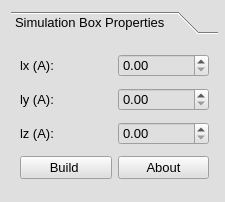
<?xml version="1.0" encoding="UTF-8"?>
<ui version="4.0">
 <class>Form_graphene</class>
 <widget class="QWidget" name="Form_graphene">
  <property name="geometry">
   <rect>
    <x>0</x>
    <y>0</y>
    <width>225</width>
    <height>202</height>
   </rect>
  </property>
  <property name="minimumSize">
   <size>
    <width>225</width>
    <height>202</height>
   </size>
  </property>
  <property name="maximumSize">
   <size>
    <width>225</width>
    <height>202</height>
   </size>
  </property>
  <property name="font">
   <font>
    <stylestrategy>NoAntialias</stylestrategy>
   </font>
  </property>
  <property name="windowTitle">
   <string>Form</string>
  </property>
  <property name="styleSheet">
   <string notr="true">background-color: rgb(223, 223, 223);</string>
  </property>
  <layout class="QGridLayout" name="gridLayout_2">
   <item row="0" column="0">
    <widget class="QToolBox" name="toolBlox">
     <property name="enabled">
      <bool>true</bool>
     </property>
     <property name="minimumSize">
      <size>
       <width>207</width>
       <height>184</height>
      </size>
     </property>
     <property name="maximumSize">
      <size>
       <width>207</width>
       <height>185</height>
      </size>
     </property>
     <property name="font">
      <font>
       <pointsize>10</pointsize>
       <weight>50</weight>
       <bold>false</bold>
       <underline>false</underline>
      </font>
     </property>
     <property name="currentIndex">
      <number>0</number>
     </property>
     <widget class="QWidget" name="page">
      <property name="geometry">
       <rect>
        <x>0</x>
        <y>0</y>
        <width>207</width>
        <height>154</height>
       </rect>
      </property>
      <attribute name="label">
       <string>Simulation Box Properties</string>
      </attribute>
      <layout class="QGridLayout" name="gridLayout">
       <item row="0" column="0">
        <widget class="QLabel" name="label_lx">
         <property name="font">
          <font>
           <pointsize>10</pointsize>
          </font>
         </property>
         <property name="text">
          <string>lx (A):</string>
         </property>
        </widget>
       </item>
       <item row="0" column="1">
        <widget class="QDoubleSpinBox" name="SpinBox_lx">
         <property name="font">
          <font>
           <pointsize>10</pointsize>
          </font>
         </property>
         <property name="decimals">
          <number>2</number>
         </property>
         <property name="maximum">
          <double>200.000000000000000</double>
         </property>
        </widget>
       </item>
       <item row="1" column="0">
        <widget class="QLabel" name="label_ly">
         <property name="font">
          <font>
           <pointsize>10</pointsize>
          </font>
         </property>
         <property name="text">
          <string>ly (A):</string>
         </property>
        </widget>
       </item>
       <item row="1" column="1">
        <widget class="QDoubleSpinBox" name="SpinBox_ly">
         <property name="font">
          <font>
           <pointsize>10</pointsize>
          </font>
         </property>
         <property name="decimals">
          <number>2</number>
         </property>
         <property name="maximum">
          <double>200.000000000000000</double>
         </property>
        </widget>
       </item>
       <item row="2" column="0">
        <widget class="QLabel" name="label_lz">
         <property name="font">
          <font>
           <pointsize>10</pointsize>
          </font>
         </property>
         <property name="text">
          <string>lz (A):</string>
         </property>
        </widget>
       </item>
       <item row="2" column="1">
        <widget class="QDoubleSpinBox" name="SpinBox_lz">
         <property name="font">
          <font>
           <pointsize>10</pointsize>
          </font>
         </property>
         <property name="decimals">
          <number>2</number>
         </property>
         <property name="maximum">
          <double>200.000000000000000</double>
         </property>
        </widget>
       </item>
       <item row="3" column="0">
        <widget class="QPushButton" name="pushButton_build_box">
         <property name="font">
          <font>
           <pointsize>10</pointsize>
          </font>
         </property>
         <property name="text">
          <string>Build </string>
         </property>
        </widget>
       </item>
       <item row="3" column="1">
        <widget class="QPushButton" name="pushButton_home_box">
         <property name="font">
          <font>
           <pointsize>10</pointsize>
          </font>
         </property>
         <property name="text">
          <string>About</string>
         </property>
        </widget>
       </item>
      </layout>
     </widget>
    </widget>
   </item>
  </layout>
 </widget>
 <resources/>
 <connections/>
</ui>
